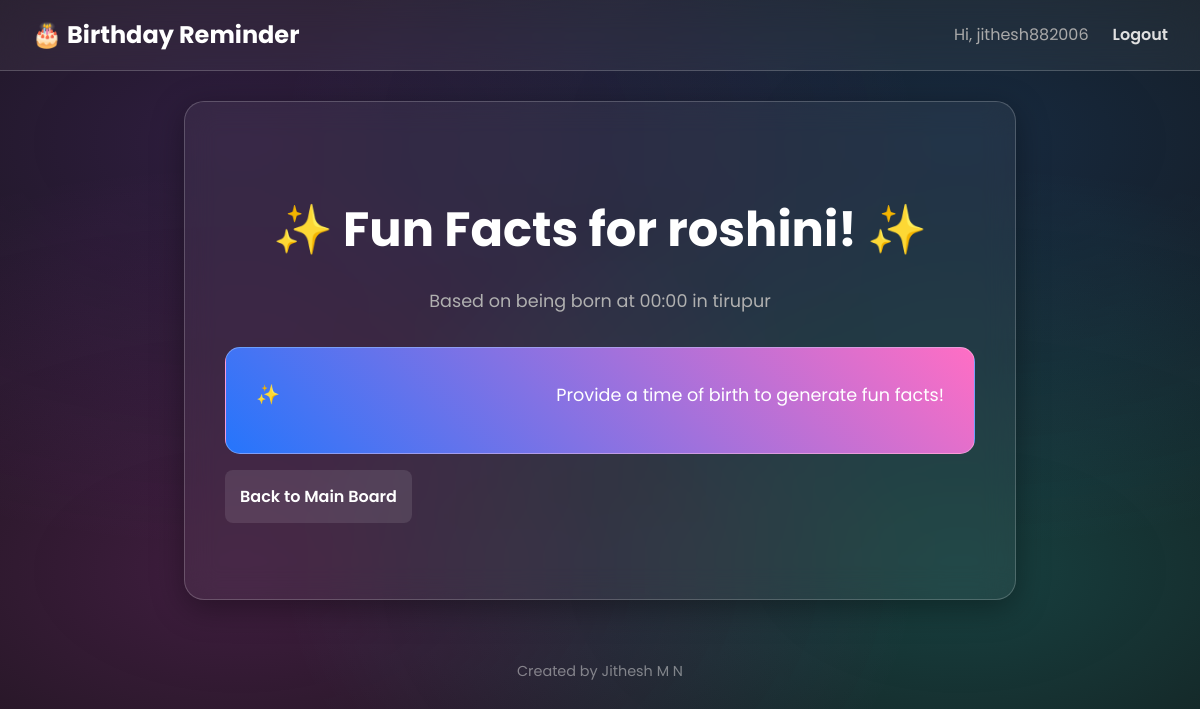
Page /fun-facts/2 (signed in) on the committed database.
### app.py (models this page shows)
class User(UserMixin, db.Model):
    id = db.Column(db.Integer, primary_key=True)
    email = db.Column(db.String(100), unique=True, nullable=False)
    password = db.Column(db.String(200), nullable=False)
    birthdays = db.relationship('Birthday', backref='creator', lazy=True)

class Birthday(db.Model):
    id = db.Column(db.Integer, primary_key=True)
    name = db.Column(db.String(200), nullable=False)
    dob = db.Column(db.Date, nullable=False)
    tob = db.Column(db.String(50), nullable=True)
    pob = db.Column(db.String(200), nullable=True)
    notes = db.Column(db.Text, nullable=True)
    latitude = db.Column(db.Float, nullable=True)
    longitude = db.Column(db.Float, nullable=True)
    user_id = db.Column(db.Integer, db.ForeignKey('user.id'), nullable=False)

### app.py (the view)
@app.route('/fun-facts/<int:id>')
@login_required
def fun_facts(id):
    birthday = Birthday.query.get_or_404(id)
    if birthday.creator != current_user and current_user.email != ADMIN_EMAIL:
        flash("You can only view fun facts for birthdays you have added.", "error")
        return redirect(url_for('index'))
    facts = generate_gemini_fun_facts(birthday.dob, birthday.tob, birthday.pob)
    return render_template('fun_facts.html', birthday=birthday, fun_facts=facts)

### app.py (called while the page is built, shortened)
@login_manager.user_loader
def load_user(user_id):
    return db.session.get(User, int(user_id))

def generate_gemini_fun_facts(dob, tob, pob):
    if not model or not tob:
        return ["Provide a time of birth to generate fun facts!"]

### templates/fun_facts.html (shortened to what this page needs)
{% extends "base.html" %}
{% block content %}
<div class="auth-container" style="max-width: 750px; text-align:left;">
    <header style="text-align:center;">
        <h1>✨ Fun Facts for {{ birthday.name }}! ✨</h1>
        <p>Based on being born at {{ birthday.tob }} in {{ birthday.pob }}</p>
    </header>
    <section class="fun-facts-section">
        <ul>
            {% for fact in fun_facts %}
                <li>{{ fact }}</li>
            {% else %}
                <li>No fun facts could be generated. Make sure a time of birth was provided!</li>
            {% endfor %}
        </ul>
    </section>
    <a href="/" class="cancel-btn">Back to Main Board</a>
</div>
{% endblock %}

### templates/base.html (shortened to what this page needs)
<!DOCTYPE html>
<html lang="en">
<head>
    <link rel="stylesheet" href="{{ url_for('static', filename='style.css') }}">
</head>
<body>
    <nav class="navbar">
        <a href="{{ url_for('index') }}" class="nav-brand">🎂 Birthday Reminder</a>
        <div class="nav-links">
            {% if current_user.is_authenticated %}
                <span class="nav-user">Hi, {{ current_user.email.split('@')[0] }}</span>
                <a href="{{ url_for('logout') }}">Logout</a>
            {% else %}
                <a href="{{ url_for('login') }}">Login</a>
                <a href="{{ url_for('register') }}">Register</a>
            {% endif %}
        </div>
    </nav>
    <div class="container">
        {% block content %}{% endblock %}
    </div>
    <footer>
        <p>Created by Jithesh M N</p>
    </footer>
</body>
</html>

### static/style.css (style rules this page uses)
:root { --primary-color: #6a11cb; --secondary-color: #2575fc; --text-color: #e0e0e0; --bg-color: #121212; --container-bg: rgba(255, 255, 255, 0.05); --border-color: rgba(255, 255, 255, 0.2); --success-bg: rgba(46, 204, 113, 0.1); --success-color: #2ecc71; --error-bg: rgba(231, 76, 60, 0.1); --error-color: #e74c3c; }
body { font-family: 'Poppins', sans-serif; color: var(--text-color); background-color: var(--bg-color); background-image: radial-gradient(at 20% 20%, hsla(271, 91%, 63%, 0.2) 0px, transparent 50%), radial-gradient(at 80% 20%, hsla(212, 96%, 58%, 0.2) 0px, transparent 50%), radial-gradient(at 20% 80%, hsla(300, 91%, 63%, 0.2) 0px, transparent 50%), radial-gradient(at 80% 80%, hsla(180, 96%, 58%, 0.2) 0px, transparent 50%); margin: 0; padding: 0; line-height: 1.6; }
.container { max-width: 750px; margin: 30px auto; background: var(--container-bg); border-radius: 20px; padding: 40px; border: 1px solid var(--border-color); backdrop-filter: blur(15px); box-shadow: 0 8px 32px 0 rgba(0, 0, 0, 0.37); }
header { text-align: center; margin-bottom: 30px; }
header h1 { font-size: 3rem; font-weight: 700; color: #fff; margin: 0; }
header p { color: #b0b0b0; font-size: 1.1rem; }
form button, .cancel-btn { padding: 15px; border: none; border-radius: 8px; font-size: 1rem; font-weight: 600; cursor: pointer; transition: all 0.3s ease; margin-top: 10px; }
.cancel-btn { background: rgba(255,255,255,0.1); color: white; text-align: center; text-decoration: none; }
ul { list-style: none; padding: 0; }
li { display: flex; justify-content: space-between; align-items: center; padding: 15px; background: var(--container-bg); border: 1px solid var(--border-color); border-radius: 10px; margin-bottom: 10px; }
.navbar { display: flex; justify-content: space-between; align-items: center; padding: 1rem 2rem; background: var(--container-bg); border-bottom: 1px solid var(--border-color); backdrop-filter: blur(15px); }
.nav-brand { font-weight: 700; font-size: 1.5rem; color: #fff; text-decoration: none; }
.nav-links { display: flex; align-items: center; gap: 1.5rem; }
.nav-links a { color: var(--text-color); text-decoration: none; font-weight: 600; transition: color 0.2s; }
.nav-user { color: #aaa; }
.auth-container { max-width: 450px; margin: 50px auto; }
.auth-container header { margin-bottom: 2rem; }
.fun-facts-section { background: linear-gradient(45deg, var(--secondary-color), #ff6ec4); color: white; border-radius: 15px; padding: 25px 30px; margin-top: 30px; margin-bottom: 30px; border: 1px solid rgba(255, 255, 255, 0.3); }
.fun-facts-section ul { list-style: none; padding: 0; margin: 0; }
.fun-facts-section li { background: none; border: none; padding: 8px 0; font-size: 1.1rem; display: flex; align-items: flex-start; }
.fun-facts-section li::before { content: '✨'; margin-right: 12px; font-size: 1.2rem; line-height: 1.5; }
footer { text-align: center; padding: 30px 20px; color: var(--text-color); opacity: 0.5; font-size: 0.9rem; }
footer p { margin: 0; }

### rows in the picture
User: email "jithesh882006"
Birthday: name "roshini", tob "00:00", pob "tirupur"

### other values in the picture
{{ fact }} "Provide a time of birth to generate fun facts!"
